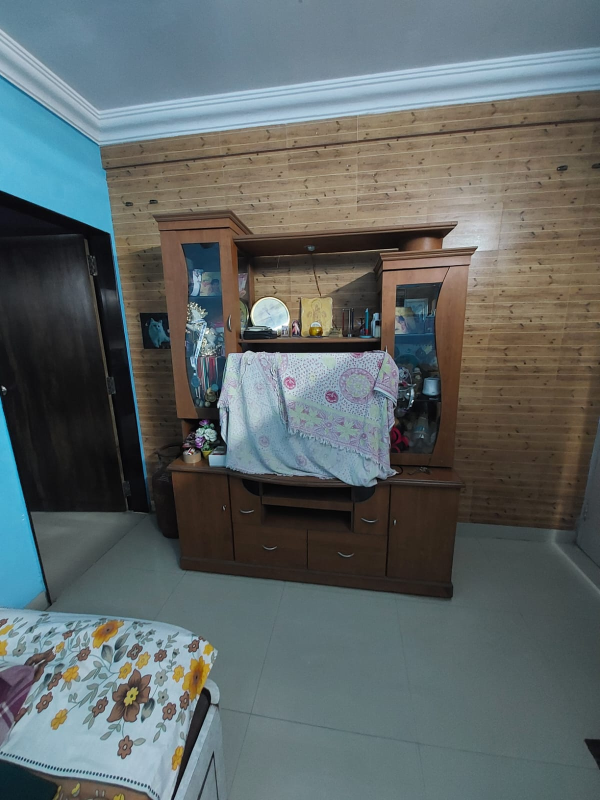
#> input picture backend/uploads/WhatsApp Image 2025-12-26 at 8.54.52 PM.jpeg, 1200 x 1600 px, given in place of room_panorama_result.jpg, which was not available (shown at 1/2 size)
$ python prep_for_ai.py
#> lines starting #> are read from the running program, lines starting #| are printed output that depends on the picture; pictures that were not available may be replaced by others from this repository, and a replacement may not be noted
import cv2
import numpy as np

# --- CONFIG ---
INPUT_FILE = 'room_panorama_result.jpg'
OUTPUT_FILE = 'ai_input.jpg'
# Standard AI Input Size (2:1 ratio)
TARGET_W = 1024
TARGET_H = 512
# ----------------

img = cv2.imread(INPUT_FILE)
#> img is the input picture: shape (1600, 1200, 3); mean B, G, R 102.3, 102.4, 94.5
if img is None:
    print("Error: Input file not found.")
else:
    h, w = img.shape[:2]
#> h = 1600; w = 1200

    # 1. Resize the stitch to fit nicely in the "middle band" of the 360 view
    # We assume your phone photo covers about 60-70% of the vertical view
    new_h = int(TARGET_H * 0.6)
    scale = new_h / h
#> scale = 0.192
    new_w = int(w * scale)
#> new_w = 230

    resized_stitch = cv2.resize(img, (new_w, new_h))
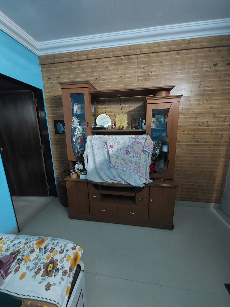
#> resized_stitch: shape (307, 230, 3); mean B, G, R 102.3, 102.4, 94.4

    # 2. Create the Black Canvas (The "Blind" areas)
    canvas = np.zeros((TARGET_H, TARGET_W, 3), dtype=np.uint8)

    # 3. Paste the stitch in the center
    y_offset = (TARGET_H - new_h) // 2
    x_offset = (TARGET_W - new_w) // 2
#> x_offset = 397

    # Safety check: if stitch is wider than canvas, crop it (rare for 2 walls)
    if x_offset < 0:
        print("Warning: Image too wide, cropping sides.")
        x_offset = 0
        resized_stitch = resized_stitch[:, :TARGET_W]
        new_w = TARGET_W

    canvas[y_offset:y_offset+new_h, x_offset:x_offset+new_w] = resized_stitch
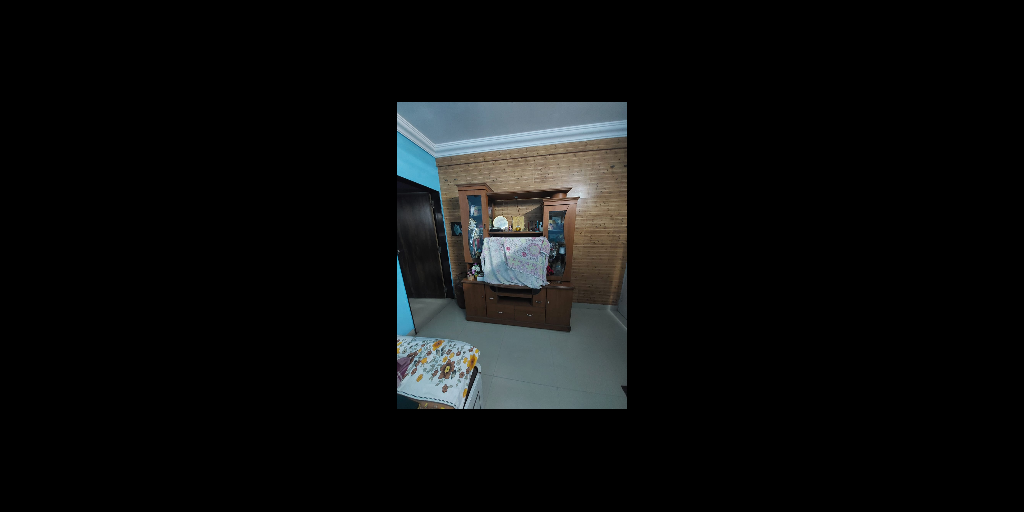
#> canvas: shape (512, 1024, 3); mean B, G, R 13.8, 13.8, 12.7

    cv2.imwrite(OUTPUT_FILE, canvas)
    print(f"Success! Saved {OUTPUT_FILE}. Upload this to the AI.")

$ run again, on backend/uploads/WhatsApp Image 2025-12-26 at 8.54.53 PM (1).jpeg
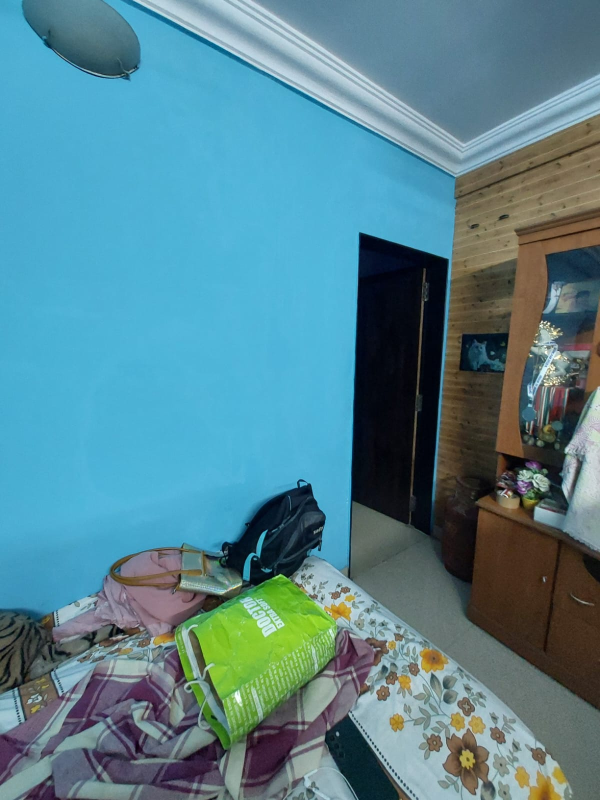
#> input picture backend/uploads/WhatsApp Image 2025-12-26 at 8.54.53 PM (1).jpeg, 1200 x 1600 px, given in place of room_panorama_result.jpg, which was not available (shown at 1/2 size)
#> img is the input picture: shape (1600, 1200, 3); mean B, G, R 143.3, 131.7, 85.4
#> `resized_stitch = cv2.resize(img, (new_w, new_h))`:
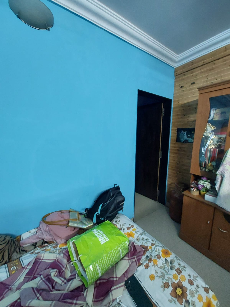
#> resized_stitch: shape (307, 230, 3); mean B, G, R 143.2, 131.7, 85.4
#> `canvas[y_offset:y_offset+new_h, x_offset:x_offset+new_w] = resized_sti..`:
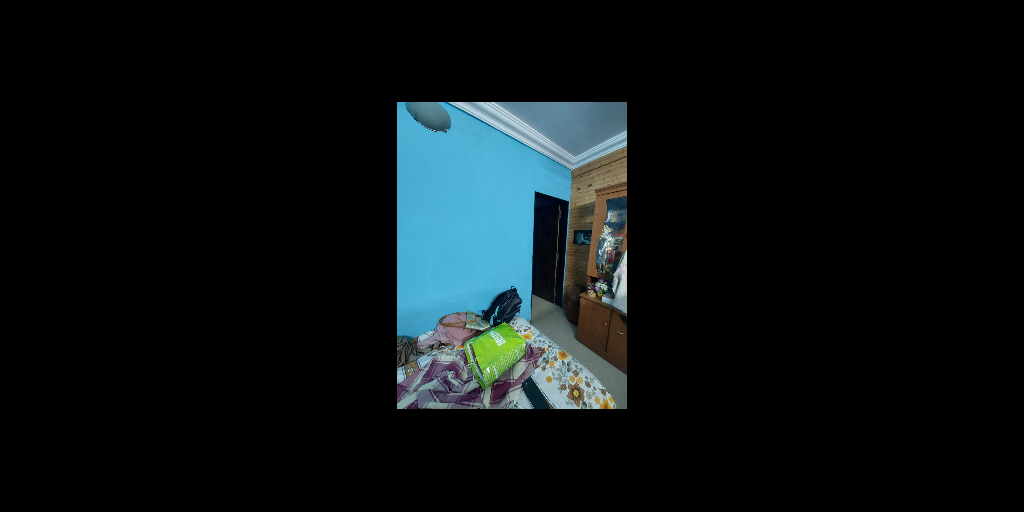
#> canvas: shape (512, 1024, 3); mean B, G, R 19.3, 17.7, 11.5
